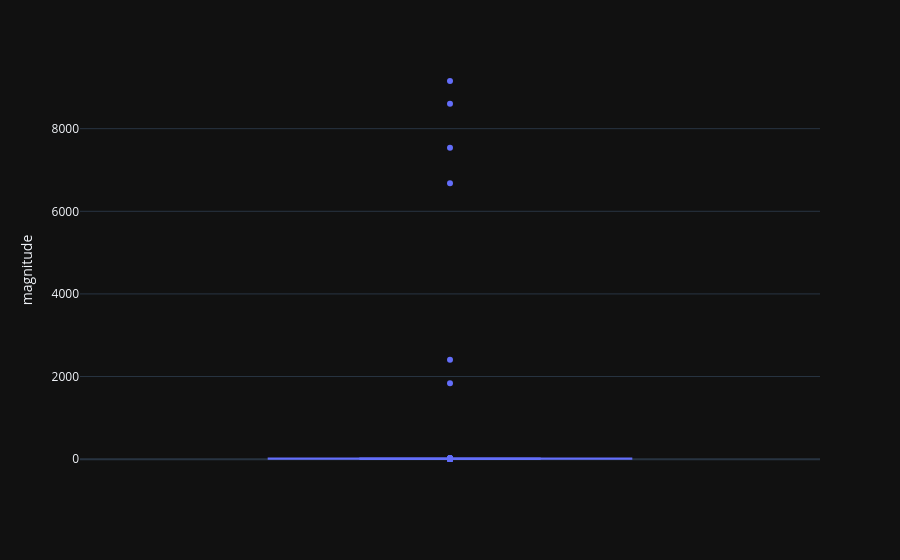

The cell this chart's notebook holds for it:
### Code cell
# mpc_obs_filtered_df.magnitude.plot(kind='box')
px.box(mpc_obs_proceed_df, y='magnitude', template= 'plotly_dark')

### Figure 1 — Plotly figure (JSON) as saved in the notebook; plotly's stock layout.template omitted (floating-point values rounded to 4 significant figures; data arrays with more than 128 entries replaced by an {"elided": "..."} marker saying what was removed)
{"data": [{"alignmentgroup": "True", "hovertemplate": "magnitude=%{y}<extra></extra>", "legendgroup": "", "marker": {"color": "#636efa"}, "name": "", "notched": false, "offsetgroup": "", "orientation": "v", "showlegend": false, "type": "box", "x0": " ", "xaxis": "x", "y": {"elided": "8354 float values"}, "y0": " ", "yaxis": "y"}], "layout": {"boxmode": "group", "legend": {"tracegroupgap": 0}, "margin": {"t": 60}, "xaxis": {"anchor": "y", "domain": [0, 1]}, "yaxis": {"anchor": "x", "domain": [0, 1], "title": {"text": "magnitude"}}}}
